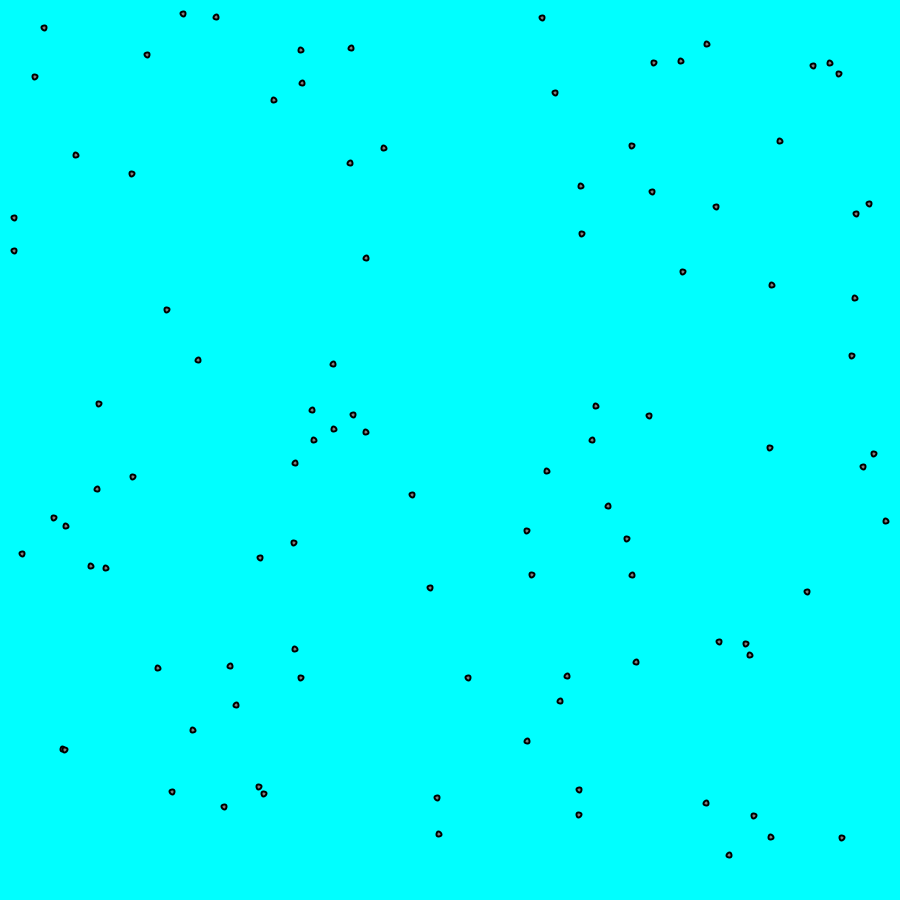
Frame 1 (no input)
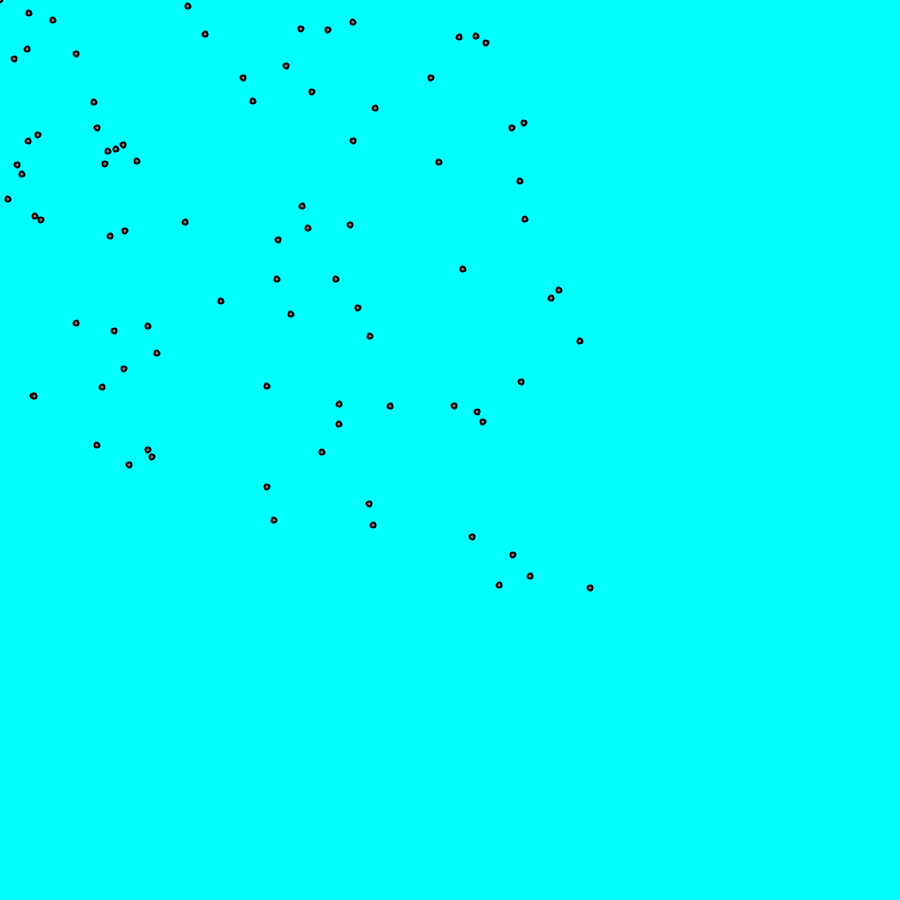
Frame 60 (the mouse pressed at the canvas centre just before this capture)
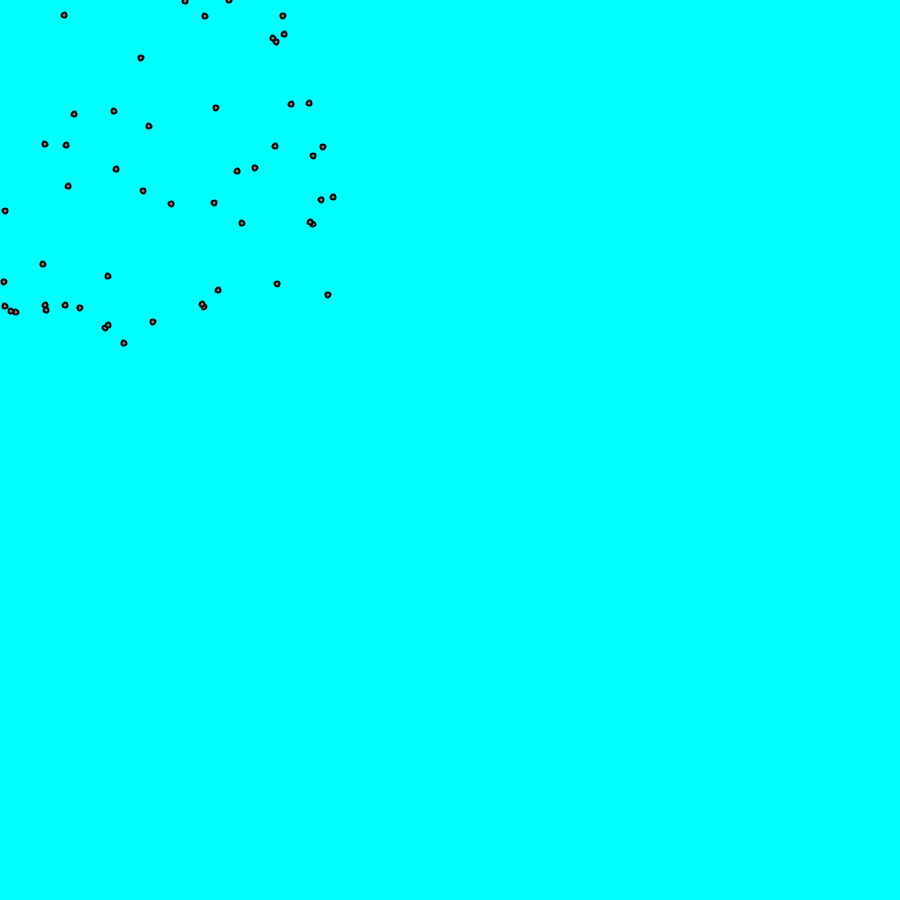
Frame 120 (the mouse held since frame 60 and released just before this capture)

The Processing sketch that drew these frames (run headless with seeded random() and noise(); from frame 60 on, the mouse is pressed at the canvas centre):

// Processing sketch: acelerar_particulas_hacia_raton
// ── acelerar_particulas_hacia_raton.pde
final int SCREEN_SIZE = 900;
final float ACELERACION = 0.2;

final int CANTIDAD_PARTICULAS = 100;

PVector particulas[][] = new PVector [CANTIDAD_PARTICULAS][2];

PVector velocidad = new PVector(0, 0);

void actualizarParticula(PVector particula, PVector velocidad) {
  PVector aceleracion = new PVector(mouseX, mouseY);
  aceleracion.sub(particula);
  aceleracion.normalize();
  aceleracion.mult(ACELERACION);
  velocidad.add(aceleracion);
  velocidad.limit(10);
  particula.add(velocidad);
}

void drawParticula(PVector particula) {
  stroke(0);
  strokeWeight(2);
  fill(127);
  ellipse(particula.x, particula.y, 5, 5);
}

void initParticulas(){
  for (int i = 0; i < CANTIDAD_PARTICULAS; ++i) {
    particulas[i][0] = new PVector(random(0, SCREEN_SIZE), random(0, SCREEN_SIZE));
    particulas[i][1] = new PVector(0, 0);
  }
}

void setup () {
  size(900, 900);
  initParticulas();
}

void draw() {
  background(0,255,255);
  for (int i = 0; i < CANTIDAD_PARTICULAS; ++i) {
    actualizarParticula(particulas[i][0], particulas[i][1]);
    drawParticula(particulas[i][0]);
  }
}
